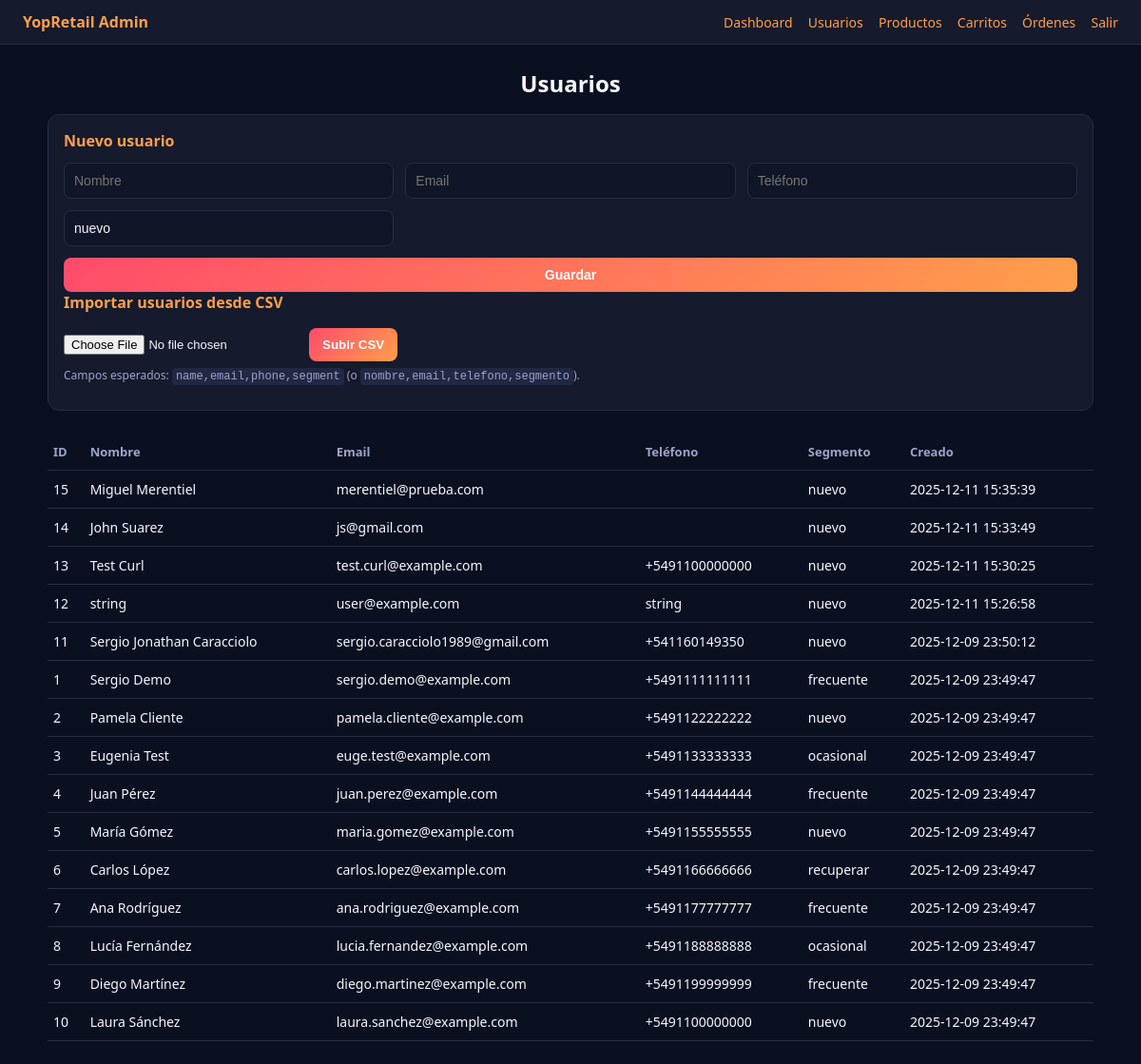
/admin/users (signed in), run on an earlier commit of the app's database.
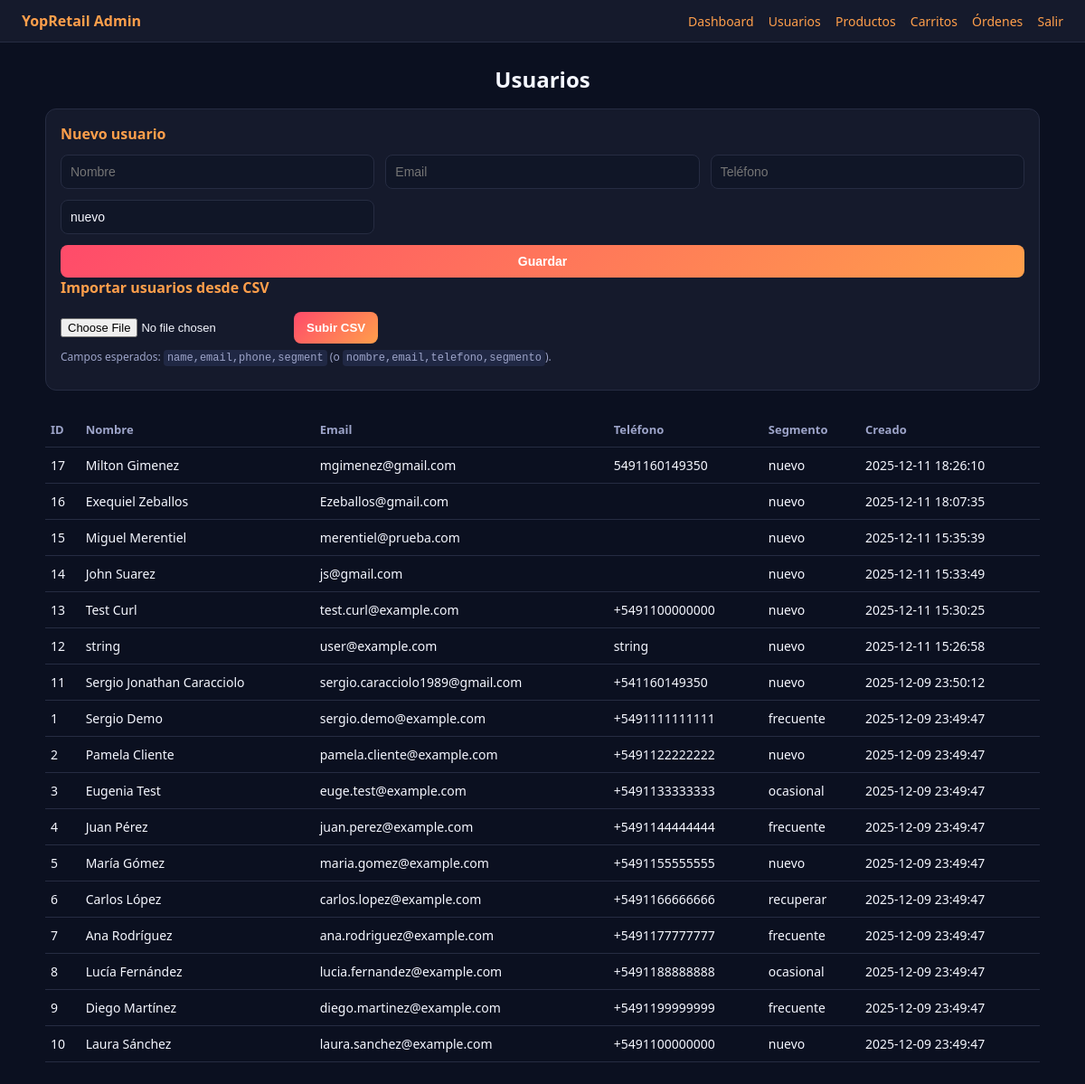
And on a later commit of the database.
### tables this page shows
CREATE TABLE users (
    id          INTEGER PRIMARY KEY AUTOINCREMENT,
    name        TEXT NOT NULL,
    email       TEXT NOT NULL UNIQUE,
    phone       TEXT,
    segment     TEXT DEFAULT 'nuevo',
    created_at  TEXT DEFAULT (datetime('now'))
);

### backoffice_app.py (the view)
@app.get("/admin/users", response_class=HTMLResponse)
def admin_users(request: Request, _: bool = Depends(get_current_admin)):
    with get_connection() as conn:
        rows = conn.execute(
            "SELECT id, name, email, phone, segment, created_at "
            "FROM users ORDER BY created_at DESC"
        ).fetchall()
    return templates.TemplateResponse(
        "users.html",
        {"request": request, "users": rows},
    )

### templates/users.html (shortened to what this page needs)
{% extends "admin_base.html" %}
{% block content %}
<h2>Usuarios</h2>
<section class="form-section">
  <h3>Nuevo usuario</h3>
  <form method="post" action="/admin/users" class="form-grid">
    <input type="text" name="name" placeholder="Nombre" required>
    <input type="email" name="email" placeholder="Email" required>
    <input type="text" name="phone" placeholder="Teléfono">
    <input type="text" name="segment" placeholder="Segmento" value="nuevo">
    <button type="submit">Guardar</button>
  </form>
  <h3>Importar usuarios desde CSV</h3>
  <form method="post" action="/admin/users/import" enctype="multipart/form-data" class="upload-form">
    <input type="file" name="file" accept=".csv" required>
    <button type="submit">Subir CSV</button>
    <p class="help-text">
      Campos esperados: <code>name,email,phone,segment</code> (o <code>nombre,email,telefono,segmento</code>).
    </p>
  </form>
</section>
<table class="table">
  <thead>
    <tr>
      <th>ID</th><th>Nombre</th><th>Email</th><th>Teléfono</th><th>Segmento</th><th>Creado</th>
    </tr>
  </thead>
  <tbody>
  {% for u in users %}
    <tr>
      <td>{{ u.id }}</td>
      <td>{{ u.name }}</td>
      <td>{{ u.email }}</td>
      <td>{{ u.phone }}</td>
      <td>{{ u.segment }}</td>
      <td>{{ u.created_at }}</td>
    </tr>
  {% endfor %}
  </tbody>
</table>
{% endblock %}

### templates/admin_base.html (shortened to what this page needs)
<!DOCTYPE html>
<html lang="es">
<head>
  <link rel="stylesheet" href="/static/admin.css">
</head>
<body>
  <header class="topbar">
    <div class="topbar-left">
      <span class="logo">YopRetail Admin</span>
    </div>
    <div class="topbar-right">
      <a href="/admin">Dashboard</a>
      <a href="/admin/users">Usuarios</a>
      <a href="/admin/products">Productos</a>
      <a href="/admin/carts">Carritos</a>
      <a href="/admin/orders">Órdenes</a>
      <a href="/admin/logout">Salir</a>
    </div>
  </header>
  <main class="content">
    {% block content %}{% endblock %}
  </main>
</body>
</html>

### static/admin.css (style rules this page uses)
body { margin: 0; font-family: system-ui, -apple-system, BlinkMacSystemFont, "Segoe UI", sans-serif; background: #0b1020; color: #f5f7ff; }
a { color: #ff9f4b; text-decoration: none; }
code { background: #202844; padding: 2px 4px; border-radius: 4px; font-size: 12px; }
.topbar { display: flex; justify-content: space-between; align-items: center; padding: 12px 24px; background: #151a2c; border-bottom: 1px solid #262c42; }
.topbar a { margin-left: 12px; font-size: 14px; color: #ff9f4b; }
.logo { font-weight: 700; color: #ff9f4b; }
.content { max-width: 1100px; margin: 24px auto; padding: 0 16px; }
h2 { margin-bottom: 16px; text-align: center; color: #f5f7ff; }
.table { width: 100%; border-collapse: collapse; margin-top: 24px; font-size: 14px; }
.table th, .table td { padding: 10px 6px; border-bottom: 1px solid #262c42; }
.table th { color: #9da4c9; text-align: left; font-size: 13px; }
.form-section { background: #151a2c; padding: 16px; border-radius: 12px; border: 1px solid #262c42; margin-bottom: 24px; }
.form-section h3 { margin-top: 0; margin-bottom: 12px; font-size: 16px; color: #ff9f4b; }
.form-grid { display: grid; grid-template-columns: repeat(3, minmax(0, 1fr)); gap: 12px; margin-top: 8px; }
.form-grid input, .form-grid textarea, .form-grid button { padding: 10px; border-radius: 8px; border: 1px solid #262c42; background: #101627; color: #f5f7ff; font-size: 14px; }
.form-grid button { grid-column: span 3; background: linear-gradient(135deg, #ff4b6a, #ff9f4b); color: white; border: none; cursor: pointer; font-weight: 600; }
.upload-form { margin-top: 16px; display: flex; flex-wrap: wrap; gap: 12px; align-items: center; }
.upload-form input[type="file"] { background: transparent; color: #f5f7ff; font-size: 13px; }
.upload-form button { padding: 10px 14px; border-radius: 8px; border: none; background: linear-gradient(135deg, #ff4b6a, #ff9f4b); color: white; font-weight: 600; cursor: pointer; }
.help-text { width: 100%; font-size: 12px; color: #9da4c9; margin-top: -6px; }

What changed in the data, as far as the page shows it:
added users: id "17", name "Milton Gimenez", email "mgimenez@gmail.com", phone "5491160149350", segment "nuevo", created_at "2025-12-11 18:26:10"
added users: id "16", name "Exequiel Zeballos", email "Ezeballos@gmail.com", segment "nuevo", created_at "2025-12-11 18:07:35"
